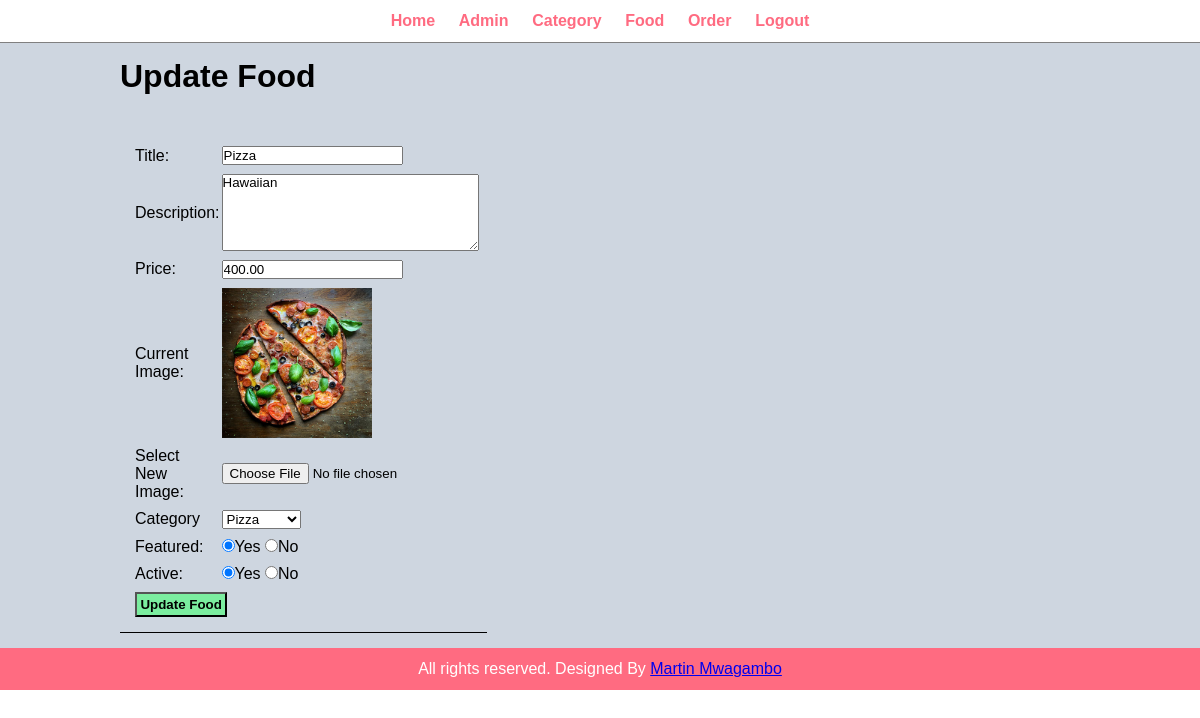
The page /admin/update-food.php?id=97 (signed in) on the database its author committed.
### tables this page shows
CREATE TABLE `tbl_food` (
  `id` int(10) UNSIGNED NOT NULL,
  `title` varchar(100) NOT NULL,
  `description` text NOT NULL,
  `price` decimal(10,2) NOT NULL,
  `image_name` varchar(255) NOT NULL,
  `category_id` int(10) UNSIGNED NOT NULL,
  `featured` varchar(10) NOT NULL,
  `active` varchar(10) NOT NULL
);

CREATE TABLE `tbl_category` (
  `id` int(10) UNSIGNED NOT NULL,
  `title` varchar(100) NOT NULL,
  `image_name` varchar(255) NOT NULL,
  `featured` varchar(10) NOT NULL,
  `active` varchar(10) NOT NULL
);

### admin/update-food.php (the view, shortened to what this page needs)
<?php
include('partials/menu.php'); ?>
<?php
if (isset($_GET['id'])) {
    $id = $_GET['id'];
    $sql2 = "SELECT * FROM tbl_food WHERE id = $id";
    $res2 = mysqli_query($conn, $sql2);
    $row2 = mysqli_fetch_assoc($res2);
    $title = $row2['title'];
    $description = $row2['description'];
    $price = $row2['price'];
    $current_image = $row2['image_name'];
    $current_category = $row2['category_id'];
    $featured = $row2['featured'];
    $active = $row2['active'];
} else {
    header('location:' . SITEURL . 'admin/manage-food.php');
    exit;
}
?>
   <div class="main-content">
        <div class="wrapper">
            <h1>Update Food</h1>
            <br><br>
                <form action="" method="POST" enctype="multipart/form-data">
                <table class="tbl-30">
                <tr>
                    <td>Title: </td>
                    <td><input type="text" name="title" value="<?php echo $title; ?>"></td>
                    </tr>
                    <tr>
                        <td>Description: </td>
                        <td>
                            <textarea name="description" cols="30" rows="5" ><?php echo $description; ?></textarea>
                        </td>
                    </tr>
                    <tr>
                        <td>Price: </td>
                        <td>
                            <input type="number" name="price" value="<?php echo $price; ?>">
                        </td>
                    </tr>
                    <tr>
                        <td>Current Image: </td>
                        <td>
                            <?php
                                if($current_image=="")
                                    {
                                        echo "<div class='error'>Image not Available</div>";
                                    }
                                    else
                                    {
                                        ?>
                                        <img src="<?php echo SITEURL;?>images/food/<?php echo $current_image; ?>" width="150px">
                                        <?php
                                    }
                            ?>
                        </td>
                    </tr>
                    <tr>
                        <td>Select New Image: </td>
                        <td>
                            <input type="file" name="image">
                        </td>
                    </tr>
                    <tr>
                        <td>Category</td>
                        <td>
                            <select name="category">
                            <?php
                                    $sql = "SELECT * FROM tbl_category WHERE active='Yes'";
                                    $res =mysqli_query($conn, $sql);
                                    $count = mysqli_num_rows($res);
                                    if($count > 0)
                                    {
                                        while($row=mysqli_fetch_assoc($res))
                                        {
                                            $category_title = $row['title'];
                                            $category_id = $row['id'];
                                            ?>
                                                <option <?php if($current_category==$category_id){echo "selected";}?> value="<?php echo $category_id; ?>"><?php echo $category_title; ?></option>
                                            <?php
                                        }
                                    }
                                    else
                                    {
                                           echo "<option value='0'>No Category Available.</option>";
                                    }
                                ?>
                            </select>
                        </td>
                    </tr>
                    <tr>
                        <td>Featured: </td>
                        <td>
                            <input <?php if($featured=="Yes"){echo "checked";}?> type="radio" name="featured" value="Yes">Yes
                            <input <?php if($featured=="No"){echo "checked";}?> type="radio" name="featured" value="No">No
                        </td>
                    </tr>
                    <tr>
                        <td>Active: </td>
                        <td>
                            <input <?php if($active=="Yes"){echo "checked";} ?> type="radio" name="active" value="Yes">Yes
                            <input <?php if($active=="No"){echo "checked";} ?> type="radio" name="active" value="No">No
                        </td>
                    </tr>
                    <tr>
                        <td colspan="2">
                            <input type="submit" name="submit" value="Update Food" class="btn-secondary">
                        </td>
                    </tr>
                    </table>
                </form>
        </div>
   </div>
<?php include('partials/footer.php'); ?>

### css/admin.css (style rules this page uses)
* { margin: 0 0; padding: 0 0; font-family: Arial, Helvetica, sans-serif; }
.wrapper { padding: 1%; width: 80%; margin: 0 auto; }
.main-content { background-color: #ced6e0; padding: 3px 0; }
table, tr, th { border-bottom: 1px solid black; padding: 1%; text-align: left; }
table, tr, td { padding: 1%; }
.btn-secondary { background-color: #7bed9f; padding: 1%; color: black; text-decoration: none; font-weight: bold; }
.tbl-30 { width: 30%; }

### rows shown on the page
tbl_food: title "Pizza", description "Hawaiian", price "400.00", image_name (picture), category "Pizza", featured "☑", active "☑"
